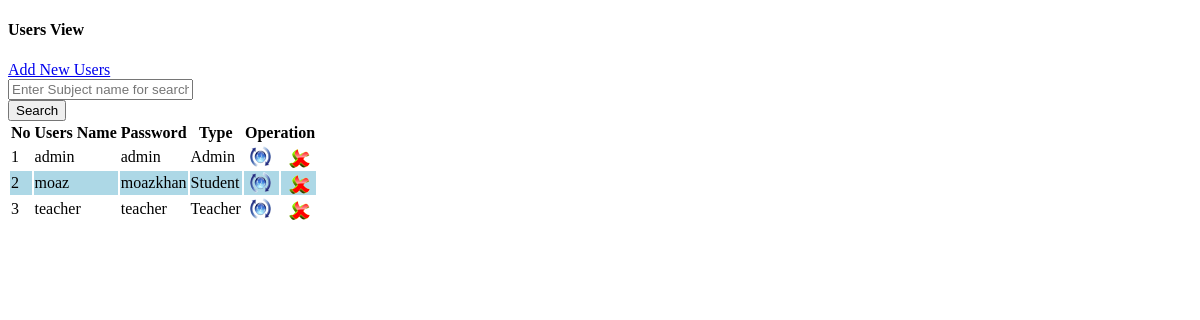
/View_Users.php, run on the app's committed database.
### tables this page shows
CREATE TABLE `users_tbl` (
  `u_id` int(10) UNSIGNED NOT NULL,
  `username` varchar(50) NOT NULL,
  `password` varchar(30) NOT NULL,
  `type` char(10) NOT NULL
);

### View_Users.php (the view, shortened to what this page needs)
<!DOCTYPE html PUBLIC "-//W3C//DTD XHTML 1.0 Transitional//EN" "http://www.w3.org/TR/xhtml1/DTD/xhtml1-transitional.dtd">
<html xmlns="http://www.w3.org/1999/xhtml">
<head>
<link rel="stylesheet" type="text/css" href="css/style_view.css" />
</head>
<body>
<div class="col-md-12  view-form-style">
    <div class="col-md-12 entry-head margin-20b">
        <h4 class="left">Users View</h4>
        <a class="btn btn-primary right" <a href="?tag=susers_entry">Add New Users</a>
    </div>
    <form role="form" data-toggle="validator" method="post" class="form-horizontal">
        <div class="form-group">
            <div class="col-md-9 col-md-offset-1     col-xs-9 col-sm-10">
                <input type="text" class="form-control" name="searchtxt" Placeholder="Enter Subject name for search" autocomplete="off"/></div>
            <input type="submit" name="btnsearch" value="Search" class="btn btn-info"/>
        </div>
    </form>
<div class="table-responsive">
    <form method="post">
        <table class="table table-bordered">
        <tr>
            <th>No</th>
            <th>Users Name</th>
            <th>Password</th>
            <th>Type</th>
            <th colspan="2">Operation</th>
        </tr>
         <?php
		 $key="";
	if($key !="")
		$sql_sel=mysql_query("SElECT * FROM users_tbl WHERE username  like '%$key%' ");
	else
        $sql_sel=mysql_query("SELECT * FROM users_tbl");
    $i=0;
    while($row=mysql_fetch_array($sql_sel)){
    $i++;
    $color=($i%2==0)?"lightblue":"white";
    ?>
      <tr bgcolor="<?php echo $color?>">
            <td><?php echo $i;?></td>
            <td><?php echo $row['username'];?></td>
            <td><?php echo $row['password'];?></td>
            <td><?php echo $row['type'];?></td>
            <td align="center"><a href="?tag=susers_entry&opr=upd&rs_id=<?php echo $row['u_id'];?>" title="Upate"><img src="picture/update.png" /></a></td>
            <td align="center"><a href="?tag=view_users&opr=del&rs_id=<?php echo $row['u_id'];?>" title="Delete"><img src="picture/delete.png" /></a></td>
        </tr>
    <?php
    }
    ?>
     </table>
   </form>
</div>
</body>
</html>

### data on the page
users_tbl: username "admin", password "admin", type "Admin"
users_tbl: username "moaz", password "moazkhan", type "Student"
users_tbl: username "teacher", password "teacher", type "Teacher"
